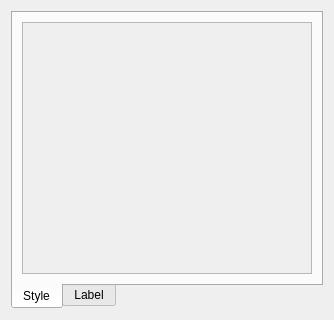
<?xml version="1.0" encoding="UTF-8"?>
<ui version="4.0">
    <class>frmComposerSpatialColumnEditor</class>
    <widget class="QWidget" name="frmComposerSpatialColumnEditor">
        <property name="geometry">
            <rect>
                <x>0</x>
                <y>0</y>
                <width>334</width>
                <height>320</height>
            </rect>
        </property>
        <property name="windowTitle">
            <string>Spatial Column Style Editor</string>
        </property>
        <layout class="QGridLayout" name="gridLayout">
            <item row="0" column="0">
                <widget class="QTabWidget" name="tabWidget">
                    <property name="tabPosition">
                        <enum>QTabWidget::South</enum>
                    </property>
                    <property name="currentIndex">
                        <number>0</number>
                    </property>
                    <widget class="QWidget" name="style">
                        <attribute name="title">
                            <string>Style</string>
                        </attribute>
                        <layout class="QGridLayout" name="gridLayout_3">
                            <item row="0" column="0">
                                <widget class="QScrollArea" name="styleScrollArea">
                                    <property name="widgetResizable">
                                        <bool>true</bool>
                                    </property>
                                    <widget class="QWidget" name="scrollAreaWidgetContents">
                                        <property name="geometry">
                                            <rect>
                                                <x>0</x>
                                                <y>0</y>
                                                <width>290</width>
                                                <height>257</height>
                                            </rect>
                                        </property>
                                        <layout class="QGridLayout" name="gridLayout_5">
                                            <item row="0" column="0">
                                                <layout class="QGridLayout" name="styleLayout"/>
                                            </item>
                                        </layout>
                                    </widget>
                                </widget>
                            </item>
                        </layout>
                    </widget>
                    <widget class="QWidget" name="label">
                        <attribute name="title">
                            <string>Label</string>
                        </attribute>
                        <layout class="QVBoxLayout" name="labelLayout">
                            <property name="spacing">
                                <number>10</number>
                            </property>
                            <property name="sizeConstraint">
                                <enum>QLayout::SetDefaultConstraint</enum>
                            </property>
                            <property name="bottomMargin">
                                <number>9</number>
                            </property>
                            <item>
                                <widget class="QLabel" name="label_2">
                                    <property name="maximumSize">
                                        <size>
                                            <width>16777215</width>
                                            <height>30</height>
                                        </size>
                                    </property>
                                    <property name="text">
                                        <string>&lt;html&gt;&lt;head/&gt;&lt;body&gt;&lt;p&gt;Select the field whose
                                            value will be used to label the feature&lt;/p&gt;&lt;/body&gt;&lt;/html&gt;
                                        </string>
                                    </property>
                                    <property name="wordWrap">
                                        <bool>true</bool>
                                    </property>
                                </widget>
                            </item>
                            <item>
                                <widget class="QComboBox" name="cboLabelField">
                                    <property name="minimumSize">
                                        <size>
                                            <width>0</width>
                                            <height>30</height>
                                        </size>
                                    </property>
                                </widget>
                            </item>
                        </layout>
                    </widget>
                </widget>
            </item>
        </layout>
    </widget>
    <resources/>
    <connections/>
</ui>
